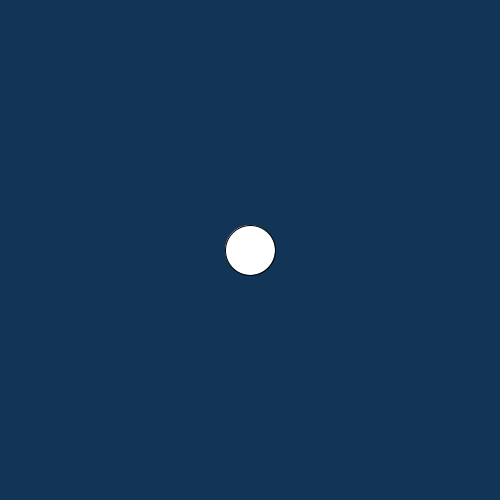
Frame 1 (no input)
Frame 60 (the mouse pressed at the canvas centre just before this capture): identical to frame 1, image omitted
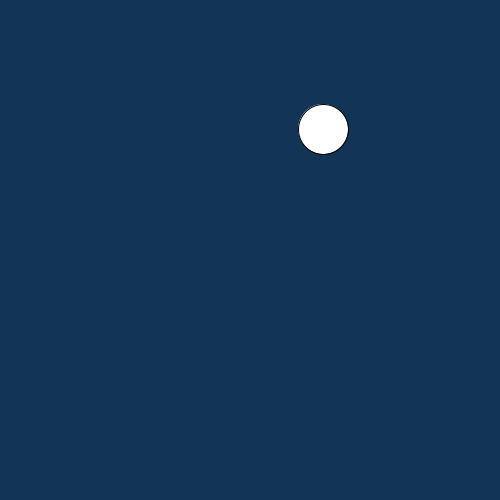
Frame 120 (the mouse held since frame 60 and released just before this capture)

The Processing sketch that drew these frames (run headless with seeded random() and noise(); from frame 60 on, the mouse is pressed at the canvas centre):

// Processing sketch: slippery_dot
// ── slippery_dot.pde
 // 1. Create three integer variables to represent the x, y, and the size of the ellipse
       int x = 250;
       int y = 250;
       int sizellipse = 50;
    void setup() {
      // 2. Set the size of your sketch
    size(500,500);
    }
    
    void draw() {
      // 3. Set the background color of your sketch
      background(#123456);
      // 4. Draw an ellipse. Make sure it fits in the window.
      ellipse(x,y,sizellipse,sizellipse);
      // Use the variables created at the top of the sketch, 
      // for the location and size of your ellipse
    
    }
    
    void mousePressed() {
      //5. Create an integer variable called distance
      int distance = getDistance(x,y,mouseX,mouseY);  
      //6. Set the value of the distance variable to the value returned by the getDistance method
      //   Pass the mouse's x and y (mouseX and mouseY) and the x and y of your ellipse to the method.
         
         
        //7.  Use an if statement to check if the distance variable is < the radius of the ellipse
       //    If it is, set a new x and y for the ellipse, using a random location on the window
      //    Hint: Use the Processing random() function
     if(distance < sizellipse ){
       
      x=(int)random(0,width);
      y=(int)random(0,height);
     }
    }
    
    int getDistance(int x1, int y1, int x2, int y2) {
      return (int)Math.sqrt(Math.pow((x1-x2),2) + Math.pow((y1-y2),2));
    }
    
